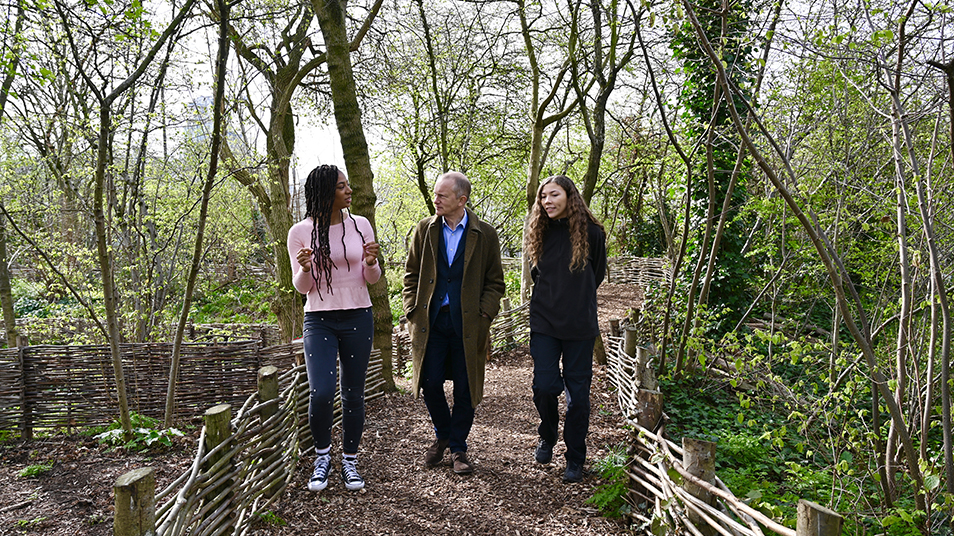
#> input picture 09_projects_2(HaarCascades)/bodies.png, 954 x 536 px
$ python 06_human_body_detection_image.py
#> lines starting #> are read from the running program, lines starting #| are printed output that depends on the picture; after the words box and inside, x2 and y2 are one past the last pixel; in counts of white or black regions, pixels touching at a corner belong together
import cv2
img = cv2.imread("bodies.png")
#> img is the input picture: shape (536, 954, 3); mean B, G, R 89.1, 110.1, 109.6
body_cascade = cv2.CascadeClassifier("D:\\opencv\OpencvProjects\\haarCascades\\haarcascade_fullbody.xml")
gray = cv2.cvtColor(img,cv2.COLOR_BGR2GRAY)
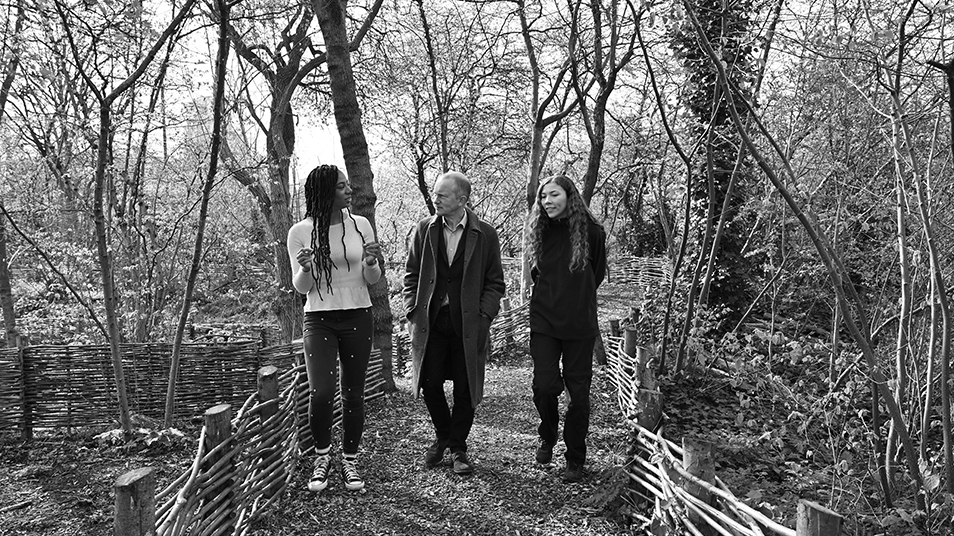
#> gray: shape (536, 954); min 0, max 255, mean 107.6
bodies = body_cascade.detectMultiScale(gray,1.1,1)
#> bodies = [[288, 142, 66, 132], [481, 164, 160, 319], [355, 122, 183, 366]]
for (x,y,w,h) in bodies:
    cv2.rectangle(img,(x,y),(x+w,y+h),(255,0,0),2)
#> this loop made 3 passes
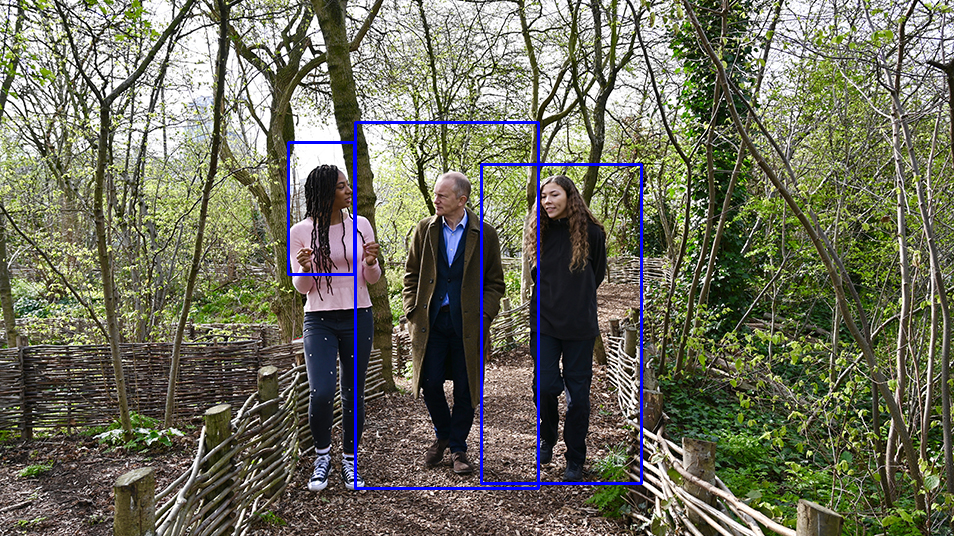
#> img: shape (536, 954, 3); 1.38% of pixels changed, all inside (x1, y1, x2, y2) = (287, 121, 643, 490)
cv2.imshow("body",img)
cv2.waitKey(0)
cv2.destroyAllWindows()

$ run again, with 09_projects_2(HaarCascades)/face.png copied over 09_projects_2(HaarCascades)/bodies.png
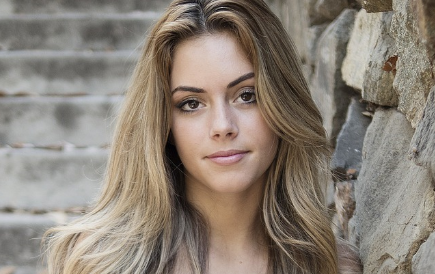
#> input picture 09_projects_2(HaarCascades)/face.png, 435 x 274 px
#> img is the input picture: shape (274, 435, 3); mean B, G, R 119.3, 130, 140.1
#> `gray = cv2.cvtColor(img,cv2.COLOR_BGR2GRAY)`:
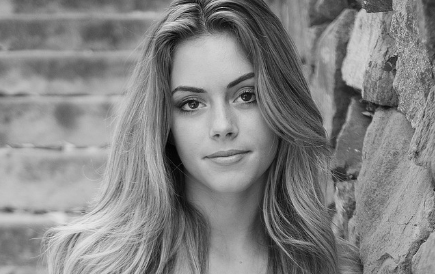
#> gray: shape (274, 435); min 1, max 236, mean 131.8
#> bodies = ()

$ run again, with 09_projects_2(HaarCascades)/car.jpg saved as 09_projects_2(HaarCascades)/bodies.png
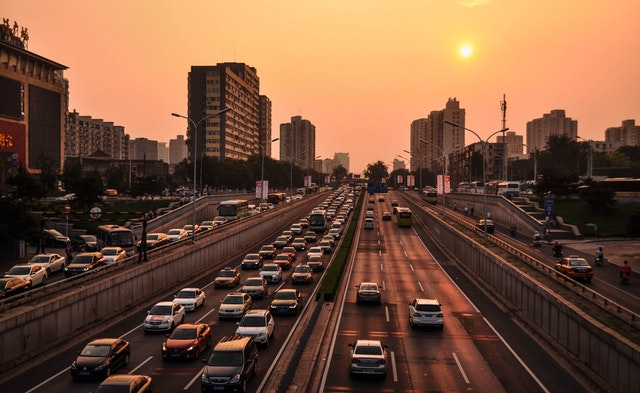
#> input picture 09_projects_2(HaarCascades)/car.jpg, 640 x 393 px
#> img is the input picture: shape (393, 640, 3); mean B, G, R 61.5, 83.8, 120.7
#> `gray = cv2.cvtColor(img,cv2.COLOR_BGR2GRAY)`:
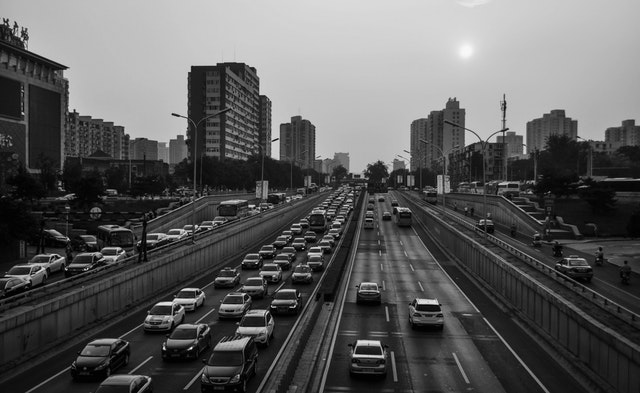
#> gray: shape (393, 640); min 0, max 248, mean 92.3
#> bodies = ()
